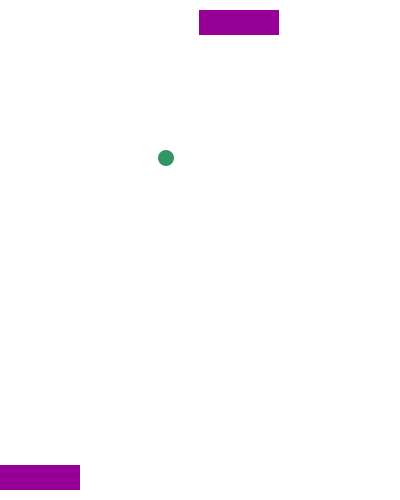
Frame 1 (no input)
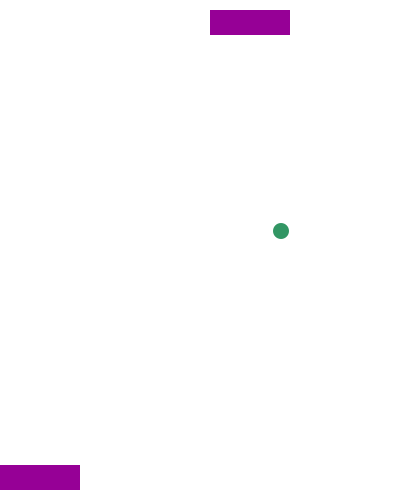
Frame 60 (the mouse pressed at the canvas centre just before this capture)
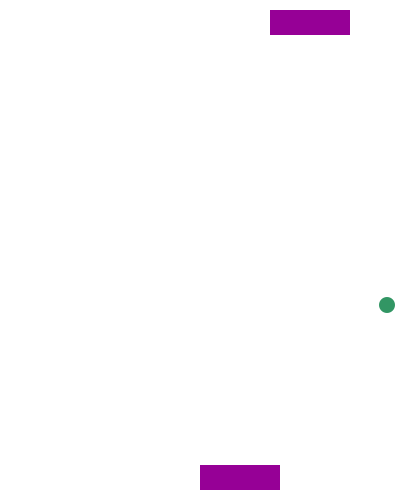
Frame 120 (the mouse held since frame 60 and released just before this capture)

The Processing sketch that drew these frames (run headless with seeded random() and noise(); from frame 60 on, the mouse is pressed at the canvas centre):

// Processing sketch: Exercise_203
// ── Exercise_203.pde
final int SCREENX = 400;
final int SCREENY = 500;
final int PADDLEHEIGHT = 25;
final int PADDLEWIDTH = 80;
final int MARGIN = 10;
final int PLAYER_WIN = 3;
final int COMPUTER_WIN = 3;

Player thePlayer;
Ball theBall;
Player computerPlayer;

void settings(){
  size(SCREENX, SCREENY);
 }
 
void setup(){
  noStroke();
  thePlayer = new Player(SCREENY-MARGIN-PADDLEHEIGHT);
  computerPlayer = new Player(MARGIN);
  theBall = new Ball();
  ellipseMode(RADIUS);
  frameRate(60);
; } 
void draw() {
  background(255);
  thePlayer.move(mouseX);
  theBall.move();
  computerPlayerMove();
  
  theBall.collisionPlayer(thePlayer);
  theBall.collisionComputer(computerPlayer);
  theBall.collisionWithSides();
  
  thePlayer.draw();
  theBall.draw();
  computerPlayer.draw();
  ballOffScreen();
}

 void ballOffScreen(){
   if (theBall.y < theBall.radius)
   {
     reset();
   }
    if (theBall.y > SCREENY - theBall.radius)
   {
     reset();
   }
 }
 void mousePressed(){
    loop();
  }
 void reset(){
   background(255);
    thePlayer = new Player(SCREENY-MARGIN-PADDLEHEIGHT);
    computerPlayer = new Player(MARGIN);
    theBall = new Ball();
    background(255);
    thePlayer.draw();
    theBall.draw();
    computerPlayer.draw();
    noLoop();
 }
  

// ── Ball.pde
class Ball {
  float x; 
  float y;
  float dx; 
  float dy;
  int radius;
  color ballColor = color(50, 150, 100);

  Ball(){
    x = random(SCREENX/4, SCREENX/2);
    y = random(SCREENY/4, SCREENY/2);
    dx = random(1, 2); dy = random(1, 2);
    radius=8;
  }
  void move(){
    x = x+dx; 
    y = y+dy;
  }
  void draw(){
    fill(ballColor);
    ellipse(int(x), int(y), radius, radius);
  }

  void collisionPlayer(Player tp){
    if(y+radius >= tp.ypos && y-radius<tp.ypos+PADDLEHEIGHT && x >=tp.xpos && x <= tp.xpos+PADDLEWIDTH)
    {
      println("collided!");
      dy=-dy;
    }
  }
  void collisionComputer(Player cp){
    if (y-radius <= cp.ypos+PADDLEHEIGHT && y-radius >= cp.ypos && x >= cp.xpos && x <= cp.xpos+PADDLEWIDTH)
    {
      println("collided!");
      dy=-dy;
    }
  }
  void collisionWithSides(){
    if (x-radius <=0) dx=-dx;
    else if (x+radius >= SCREENX) dx=-dx;
  
  }
}

// ── Player.pde
class Player {  
  int xpos; 
  int ypos;
  color paddlecolor = color(150, 0, 150);
  
  Player(int screen_y)
  {
    xpos=SCREENX/2;
    ypos=screen_y;
  }
  void move(int x){
    if(x>SCREENX-PADDLEWIDTH) xpos = SCREENX-PADDLEWIDTH;
    else xpos=x;
  }
  void draw()
  {
    fill(paddlecolor);
    rect(xpos, ypos, PADDLEWIDTH, PADDLEHEIGHT);
   }
}
void computerPlayerMove(){
    if(computerPlayer.xpos+(PADDLEWIDTH/2) < theBall.x) 
    {
      computerPlayer.xpos++;
    }
    else if(computerPlayer.xpos+(PADDLEWIDTH+2) > theBall.x) 
    {
      computerPlayer.xpos--;
    }
   }
